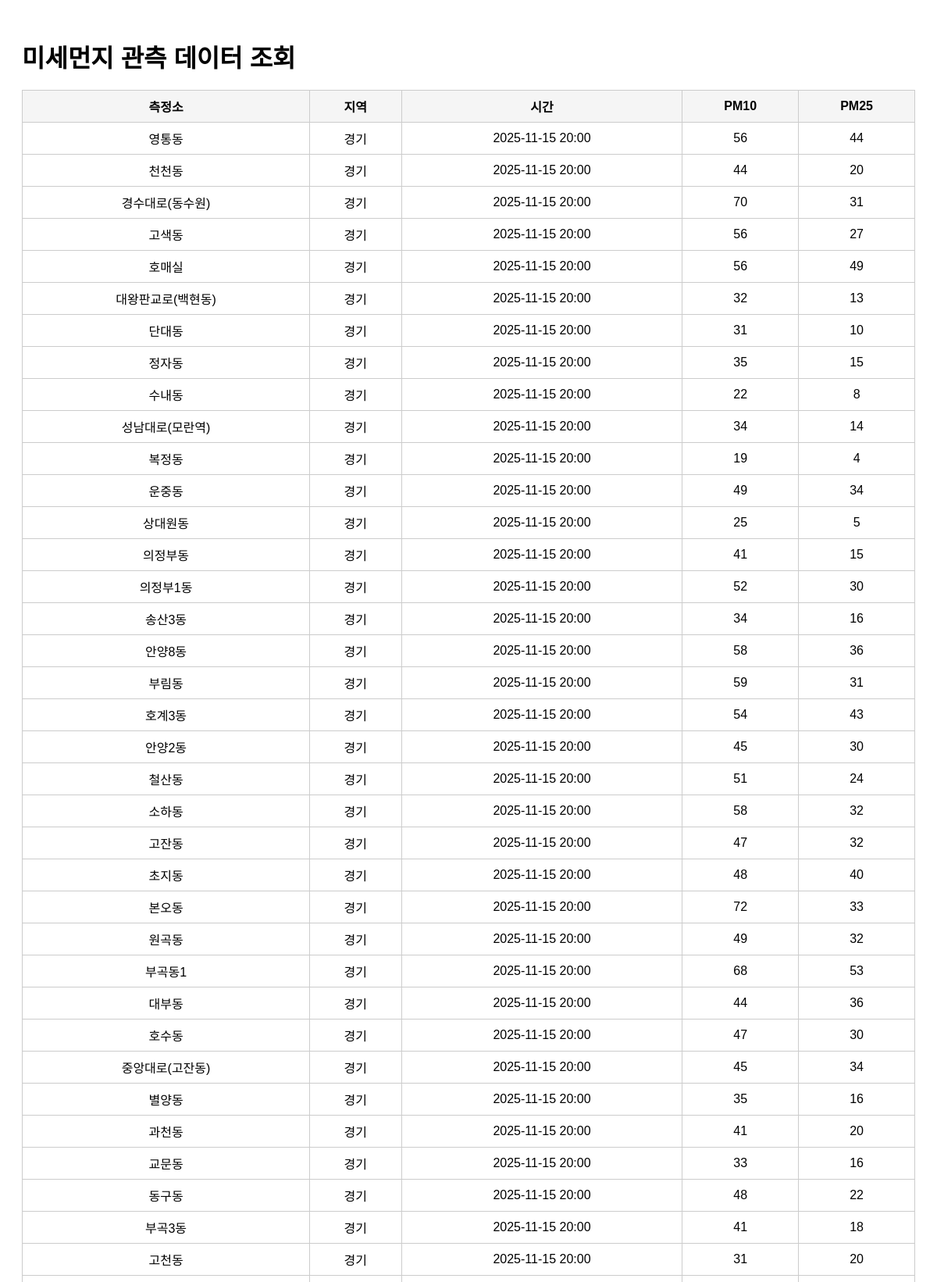
The app's page /list?page=2 (upper part) with its own data.
### tables this page shows
CREATE TABLE air_quality (
    id        INTEGER PRIMARY KEY AUTOINCREMENT,
    station   TEXT,
    sido      TEXT,
    dataTime  TEXT,
    pm10      INTEGER,
    pm25      INTEGER
);

### app.py (the view)
@app.route("/list")
def list_data():
    page = int(request.args.get("page", 1))
    per_page = 100  # 페이지당 100개
    offset = (page - 1) * per_page
    conn = sqlite3.connect(DB_PATH)
    cur = conn.cursor()
    cur.execute("""
        SELECT station, sido, dataTime, pm10, pm25
        FROM air_quality
        ORDER BY dataTime DESC
        LIMIT ? OFFSET ?
    """, (per_page + 1, offset))
    rows = cur.fetchall()
    conn.close()
    has_next = len(rows) > per_page
    rows = rows[:per_page]
    return render_template(
        "list.html",
        rows=rows,
        page=page,
        has_next=has_next
    )

### templates/list.html (shortened to what this page needs)
<!DOCTYPE html>
<html lang="ko">
<head>
</head>
<body>
    <h1>미세먼지 관측 데이터 조회</h1>
    <table>
        <tr>
            <th>측정소</th>
            <th>지역</th>
            <th>시간</th>
            <th>PM10</th>
            <th>PM25</th>
        </tr>
        {% for row in rows %}
        <tr>
            <td>{{ row[0] }}</td>
            <td>{{ row[1] }}</td>
            <td>{{ row[2] }}</td>
            <td>{{ row[3] }}</td>
            <td>{{ row[4] }}</td>
        </tr>
        {% endfor %}
    </table>
</body>
</html>

### templates/list.html (style rules this page uses)
body { font-family: Arial, sans-serif; padding: 20px; }
h1 { margin-bottom: 20px; }
table { width: 100%; border-collapse: collapse; margin-bottom: 20px; }
th, td { border: 1px solid #ccc; padding: 8px; text-align: center; }
th { background: #f5f5f5; }

### records on screen
air_quality: station "영통동", sido "경기", dataTime "2025-11-15 20:00", pm10 "56", pm25 "44"
air_quality: station "천천동", sido "경기", dataTime "2025-11-15 20:00", pm10 "44", pm25 "20"
air_quality: station "경수대로(동수원)", sido "경기", dataTime "2025-11-15 20:00", pm10 "70", pm25 "31"
air_quality: station "고색동", sido "경기", dataTime "2025-11-15 20:00", pm10 "56", pm25 "27"
air_quality: station "호매실", sido "경기", dataTime "2025-11-15 20:00", pm10 "56", pm25 "49"
air_quality: station "대왕판교로(백현동)", sido "경기", dataTime "2025-11-15 20:00", pm10 "32", pm25 "13"
air_quality: station "단대동", sido "경기", dataTime "2025-11-15 20:00", pm10 "31", pm25 "10"
air_quality: station "정자동", sido "경기", dataTime "2025-11-15 20:00", pm10 "35", pm25 "15"
air_quality: station "수내동", sido "경기", dataTime "2025-11-15 20:00", pm10 "22", pm25 "8"
air_quality: station "성남대로(모란역)", sido "경기", dataTime "2025-11-15 20:00", pm10 "34", pm25 "14"
air_quality: station "복정동", sido "경기", dataTime "2025-11-15 20:00", pm10 "19", pm25 "4"
air_quality: station "운중동", sido "경기", dataTime "2025-11-15 20:00", pm10 "49", pm25 "34"
air_quality: station "상대원동", sido "경기", dataTime "2025-11-15 20:00", pm10 "25", pm25 "5"
air_quality: station "의정부동", sido "경기", dataTime "2025-11-15 20:00", pm10 "41", pm25 "15"
air_quality: station "의정부1동", sido "경기", dataTime "2025-11-15 20:00", pm10 "52", pm25 "30"
air_quality: station "송산3동", sido "경기", dataTime "2025-11-15 20:00", pm10 "34", pm25 "16"
air_quality: station "안양8동", sido "경기", dataTime "2025-11-15 20:00", pm10 "58", pm25 "36"
air_quality: station "부림동", sido "경기", dataTime "2025-11-15 20:00", pm10 "59", pm25 "31"
air_quality: station "호계3동", sido "경기", dataTime "2025-11-15 20:00", pm10 "54", pm25 "43"
air_quality: station "안양2동", sido "경기", dataTime "2025-11-15 20:00", pm10 "45", pm25 "30"
air_quality: station "철산동", sido "경기", dataTime "2025-11-15 20:00", pm10 "51", pm25 "24"
air_quality: station "소하동", sido "경기", dataTime "2025-11-15 20:00", pm10 "58", pm25 "32"
air_quality: station "고잔동", sido "경기", dataTime "2025-11-15 20:00", pm10 "47", pm25 "32"
air_quality: station "초지동", sido "경기", dataTime "2025-11-15 20:00", pm10 "48", pm25 "40"
air_quality: station "본오동", sido "경기", dataTime "2025-11-15 20:00", pm10 "72", pm25 "33"
air_quality: station "원곡동", sido "경기", dataTime "2025-11-15 20:00", pm10 "49", pm25 "32"
air_quality: station "부곡동1", sido "경기", dataTime "2025-11-15 20:00", pm10 "68", pm25 "53"
air_quality: station "대부동", sido "경기", dataTime "2025-11-15 20:00", pm10 "44", pm25 "36"
air_quality: station "호수동", sido "경기", dataTime "2025-11-15 20:00", pm10 "47", pm25 "30"
air_quality: station "중앙대로(고잔동)", sido "경기", dataTime "2025-11-15 20:00", pm10 "45", pm25 "34"
air_quality: station "별양동", sido "경기", dataTime "2025-11-15 20:00", pm10 "35", pm25 "16"
air_quality: station "과천동", sido "경기", dataTime "2025-11-15 20:00", pm10 "41", pm25 "20"
air_quality: station "교문동", sido "경기", dataTime "2025-11-15 20:00", pm10 "33", pm25 "16"
air_quality: station "동구동", sido "경기", dataTime "2025-11-15 20:00", pm10 "48", pm25 "22"
air_quality: station "부곡3동", sido "경기", dataTime "2025-11-15 20:00", pm10 "41", pm25 "18"
air_quality: station "고천동", sido "경기", dataTime "2025-11-15 20:00", pm10 "31", pm25 "20"
